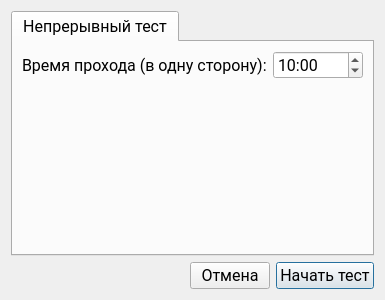
<?xml version="1.0" encoding="UTF-8"?>
<ui version="4.0">
 <class>MainTestSettings</class>
 <widget class="QDialog" name="MainTestSettings">
  <property name="geometry">
   <rect>
    <x>0</x>
    <y>0</y>
    <width>385</width>
    <height>300</height>
   </rect>
  </property>
  <property name="font">
   <font>
    <family>Roboto</family>
    <pointsize>12</pointsize>
   </font>
  </property>
  <property name="windowTitle">
   <string>Параметры тестирования</string>
  </property>
  <layout class="QVBoxLayout" name="verticalLayout_2">
   <item>
    <widget class="QTabWidget" name="tabWidget">
     <property name="font">
      <font>
       <family>Segoe UI</family>
       <pointsize>12</pointsize>
      </font>
     </property>
     <property name="currentIndex">
      <number>0</number>
     </property>
     <widget class="QWidget" name="tab">
      <attribute name="title">
       <string>Непрерывный тест</string>
      </attribute>
      <layout class="QVBoxLayout" name="verticalLayout">
       <item>
        <layout class="QFormLayout" name="formLayout_2">
         <item row="0" column="0">
          <widget class="QLabel" name="label">
           <property name="font">
            <font>
             <family>Segoe UI</family>
             <pointsize>12</pointsize>
            </font>
           </property>
           <property name="text">
            <string>Время прохода (в одну сторону):</string>
           </property>
          </widget>
         </item>
         <item row="0" column="1">
          <widget class="QTimeEdit" name="timeEdit">
           <property name="minimumDateTime">
            <datetime>
             <hour>0</hour>
             <minute>3</minute>
             <second>0</second>
             <year>2000</year>
             <month>1</month>
             <day>1</day>
            </datetime>
           </property>
           <property name="maximumTime">
            <time>
             <hour>0</hour>
             <minute>15</minute>
             <second>0</second>
            </time>
           </property>
           <property name="minimumTime">
            <time>
             <hour>0</hour>
             <minute>3</minute>
             <second>0</second>
            </time>
           </property>
           <property name="displayFormat">
            <string>mm:ss</string>
           </property>
           <property name="time">
            <time>
             <hour>0</hour>
             <minute>10</minute>
             <second>0</second>
            </time>
           </property>
          </widget>
         </item>
         <item row="1" column="0">
          <spacer name="verticalSpacer">
           <property name="orientation">
            <enum>Qt::Orientation::Vertical</enum>
           </property>
           <property name="sizeHint" stdset="0">
            <size>
             <width>20</width>
             <height>40</height>
            </size>
           </property>
          </spacer>
         </item>
        </layout>
       </item>
      </layout>
     </widget>
    </widget>
   </item>
   <item>
    <layout class="QHBoxLayout" name="horizontalLayout_2">
     <item>
      <spacer name="horizontalSpacer">
       <property name="orientation">
        <enum>Qt::Orientation::Horizontal</enum>
       </property>
       <property name="sizeHint" stdset="0">
        <size>
         <width>40</width>
         <height>20</height>
        </size>
       </property>
      </spacer>
     </item>
     <item>
      <widget class="QPushButton" name="pushButton_cancel">
       <property name="font">
        <font>
         <family>Segoe UI</family>
         <pointsize>12</pointsize>
        </font>
       </property>
       <property name="text">
        <string>Отмена</string>
       </property>
       <property name="flat">
        <bool>false</bool>
       </property>
      </widget>
     </item>
     <item>
      <widget class="QPushButton" name="pushButton_start">
       <property name="font">
        <font>
         <family>Segoe UI</family>
         <pointsize>12</pointsize>
        </font>
       </property>
       <property name="text">
        <string>Начать тест</string>
       </property>
       <property name="default">
        <bool>true</bool>
       </property>
      </widget>
     </item>
    </layout>
   </item>
  </layout>
 </widget>
 <tabstops>
  <tabstop>tabWidget</tabstop>
  <tabstop>timeEdit</tabstop>
  <tabstop>pushButton_cancel</tabstop>
  <tabstop>pushButton_start</tabstop>
 </tabstops>
 <resources/>
 <connections>
  <connection>
   <sender>pushButton_start</sender>
   <signal>clicked()</signal>
   <receiver>MainTestSettings</receiver>
   <slot>accept()</slot>
   <hints>
    <hint type="sourcelabel">
     <x>374</x>
     <y>289</y>
    </hint>
    <hint type="destinationlabel">
     <x>194</x>
     <y>266</y>
    </hint>
   </hints>
  </connection>
  <connection>
   <sender>pushButton_cancel</sender>
   <signal>clicked()</signal>
   <receiver>MainTestSettings</receiver>
   <slot>reject()</slot>
   <hints>
    <hint type="sourcelabel">
     <x>267</x>
     <y>281</y>
    </hint>
    <hint type="destinationlabel">
     <x>90</x>
     <y>271</y>
    </hint>
   </hints>
  </connection>
 </connections>
</ui>
